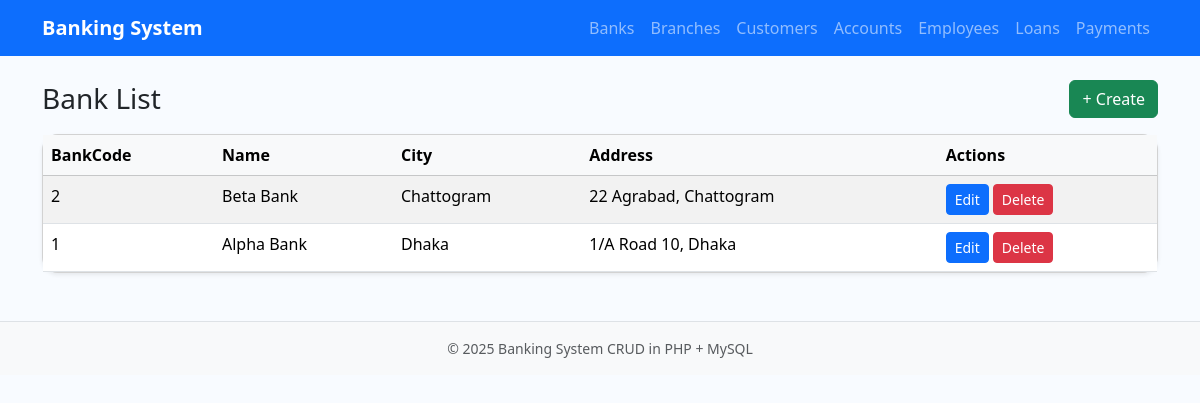
The app's page /banking_system/bank/list.php with its own data.
### tables this page shows
CREATE TABLE Bank (
    BankCode INT AUTO_INCREMENT PRIMARY KEY,
    Name VARCHAR(100) NOT NULL,
    City VARCHAR(50) NOT NULL,
    Address VARCHAR(200) NOT NULL
);

### banking_system/bank/list.php (the view)
<?php require_once __DIR__ . '/../config/db.php'; ?>
<?php include __DIR__ . '/../includes/header.php'; ?>
<div class="d-flex justify-content-between align-items-center mb-3">
  <h3 class="mb-0 text-capitalize">bank list</h3>
  <a href="/banking_system/bank/create.php" class="btn btn-success">+ Create</a>
</div>
<div class="card shadow-sm">
  <div class="table-responsive">
    <table class="table table-striped table-hover mb-0">
      <thead class="table-light">
        <tr>
          <th>BankCode</th>
          <th>Name</th>
          <th>City</th>
          <th>Address</th>
          <th>Actions</th>
        </tr>
      </thead>
      <tbody>
<?php
$sql = "SELECT bank.BankCode, bank.Name, bank.City, bank.Address FROM bank  ORDER BY bank.BankCode DESC";
$res = $conn->query($sql);
if ($res) {
  while ($row = $res->fetch_assoc()) {
    echo "<tr>";
    echo "<td>" . htmlspecialchars($row["BankCode"] ?? "") . "</td>";
    echo "<td>" . htmlspecialchars($row["Name"] ?? "") . "</td>";
    echo "<td>" . htmlspecialchars($row["City"] ?? "") . "</td>";
    echo "<td>" . htmlspecialchars($row["Address"] ?? "") . "</td>";
    echo "<td>
      <a class='btn btn-sm btn-primary' href='/banking_system/bank/edit.php?id=" . urlencode($row["BankCode"]) . "'>Edit</a>
      <a class='btn btn-sm btn-danger' onclick=\"return confirm('Delete this record?');\" href='/banking_system/bank/delete.php?id=" . urlencode($row["BankCode"]) . "'>Delete</a>
    </td>";
    echo "</tr>";
  }
}
?>
      </tbody>
    </table>
  </div>
</div>
<?php include __DIR__ . '/../includes/footer.php'; ?>

### banking_system/assets/css/style.css (style rules this page uses)
body { background: #f8fbff; }
.table thead th { white-space: nowrap; }
.card { border-radius: 1rem; }

### records on screen
bank: BankCode "2", Name "Beta Bank", City "Chattogram", Address "22 Agrabad, Chattogram"
bank: BankCode "1", Name "Alpha Bank", City "Dhaka", Address "1/A Road 10, Dhaka"
